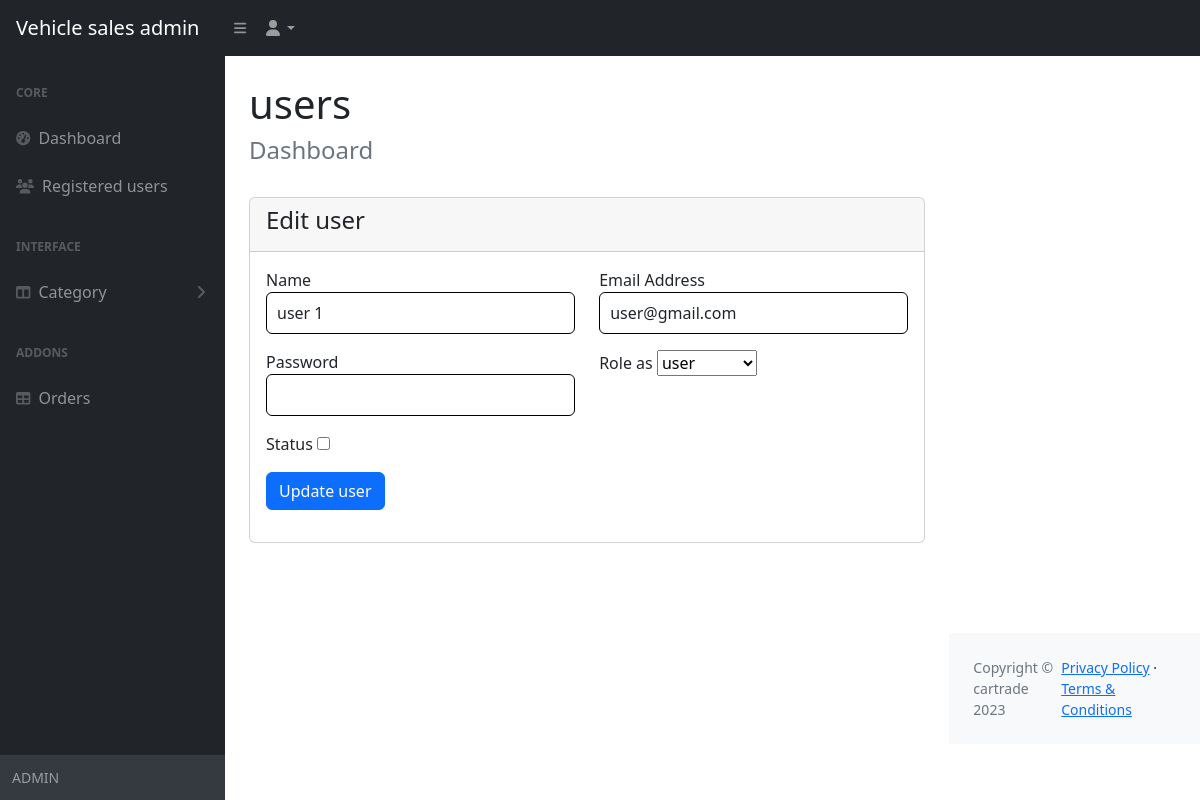
Page /audi/admin/register-edit.php?id=5 (signed in) on the committed database.
### tables this page shows
CREATE TABLE `users` (
  `id` int(11) NOT NULL,
  `name` varchar(191) NOT NULL,
  `email` varchar(191) NOT NULL,
  `password` varchar(191) NOT NULL,
  `role_as` tinyint(4) NOT NULL DEFAULT 0,
  `status` tinyint(1) NOT NULL DEFAULT 0,
  `created_at` timestamp NOT NULL DEFAULT current_timestamp()
);

### audi/admin/register-edit.php (the view, shortened to what this page needs)
<?php
include('../config/dbcon.php');
include('includes/header.php');
include('includes/sidebar.php');
include('includes/navbar-top.php');
?>
<div class="container-fluid px-4">
    <h1 class="mt-4">users</h1>
    <ol class="breadcrumb mb-4">
        <li class="breadcrumb-item active">
            <h4>Dashboard</h4>
        </li>
    </ol>
    <div class="col-md-12">
        <div class="card">
            <div class="card-header"><h4>Edit user</h4></div>
            <div class="card-body">
            <?php
            if(isset($_GET['id']))
            {
                $user_id = $_GET['id'];
                $users = "SELECT * FROM users WHERE id = '$user_id' ";
                $users_run = mysqli_query($con, $users);
                if(mysqli_num_rows($users_run) > 0)
                {
                    foreach($users_run as $user)
                    {
                        ?>
                <form action="code-users.php" method="POST">
                    <div class="row">
                        <div class="col-md-6 mb-3">
                            <label for="">Name</label>
                            <input type="text" name="name" value="<?=$user['name']; ?>" required class="form-control">
                        </div>
                        <div class="col-md-6 mb-3">
                            <label for="">Email Address</label>
                            <input type="email" name="email" value="<?=$user['email']; ?>" required class="form-control">
                        </div>
                        <div class="col-md-6 mb-3">
                            <label for="">Password</label>
                            <input type="password" name="password"  required class="form-control">
                        </div>
                        <div class="col-md-6 mb-3">
                            <label for="">Role as</label>
                            <select name="role_as" required class="form control" id="">
                                <option value="0"  <?=$user['role_as'] == '0' ? 'selected':'' ?> >user</option>
                            </select>
                        </div>
                        <div class="col-md-6 mb-3">
                            <label for="">Status</label>
                            <input type="checkbox"  <?=$user['status'] == '1' ? 'checked':'' ?>  name="status" width="70px" height="70px" />
                        </div>
                        <div class="col-md-12 mb-3">
                            <button type="submit" name="update_user" class="btn btn-primary">Update user</button>
                        </div>
                    </div>
                </form>
            <?php
                     }
                }
                else
                {
                    ?>
                        <h4>No record found</h4>
                    <?php
                }
            }
            ?>
            </div>
        </div>
    </div>
</div>
</div>
<?php
include('includes/footer.php');
include('includes/scripts.php');
?>

### audi/admin/includes/header.php (style rules this page uses)
.form-control { border: 1px solid black !important; padding: 8px 10px; }

### rows in the picture
users: name "user 1", email "user@gmail.com", role_as "user"
